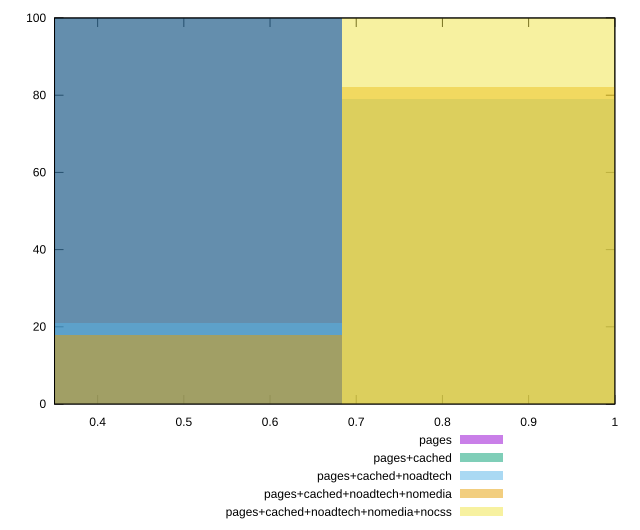

Write gnuplot code to recreate this figure.
reset

$pages <<EOF
0.4556814543103511 100
EOF

$pagesCached <<EOF
0.4556814543103511 100
EOF

$pagesCachedNoadtech <<EOF
0.4556814543103511 21
0.9113629086207022 79
EOF

$pagesCachedNoadtechNomedia <<EOF
0.9113629086207022 82
0.4556814543103511 18
EOF

$pagesCachedNoadtechNomediaNocss <<EOF
0.9113629086207022 100
EOF

set key outside below
set boxwidth 0.4556814543103511
set xrange [0.35:1]
set yrange [0:100]
set trange [0:100]
set style fill transparent solid 0.5 noborder
set terminal svg size 640, 530 enhanced background rgb 'white'
set output "report_00019_2021-02-10T18-14-37.922Z//render-blocking-resources/comparison/histogram/all_score.svg"

plot $pages title "pages" with boxes, \
     $pagesCached title "pages+cached" with boxes, \
     $pagesCachedNoadtech title "pages+cached+noadtech" with boxes, \
     $pagesCachedNoadtechNomedia title "pages+cached+noadtech+nomedia" with boxes, \
     $pagesCachedNoadtechNomediaNocss title "pages+cached+noadtech+nomedia+nocss" with boxes

reset
